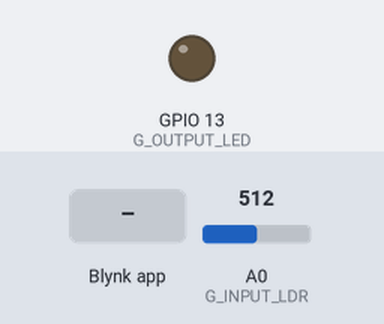
The program below on a simulated ESP8266 (NodeMCU). On the bench: output pins drawn as LEDs (lit = HIGH). The test bench sets the inputs (shaded band); at power-on: A0 (G_INPUT_LDR) = 512. WiFi joins after 1.5 s; servers stay silent unless stated.

Above: at 3.0 s.
3.1 s: Blynk app writes 1 to V0
Timing chart, 0 to 6.1 s (numbered marks = the images above; inputs shaded):
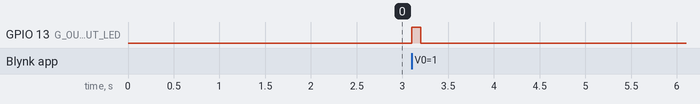

Measured:
- after the input at 3.1 s, GPIO 13 (G_OUTPUT_LED): LOW → HIGH at once, → LOW 0.10 s later

The program:

main.cpp
```cpp
#include <ESP8266WiFi.h>
#include <BlynkSimpleEsp8266.h>
#include <Arduino.h>
#include <array>

#include <Glacier/Glacier.h>


WidgetLED virtualLED(V4);

Glacier glacier;
BlynkTimer timer;


// Auth Settings
char auth[] = "2d0fc7842720439987a1fbb90073b772";
char ssid[] = "Venal Ninja Labs";
char pass[] = "Venal@2016";
// char ssid[] = "d0f2a4";
// char pass[] = "";

int lastStatus[5] = {};
int indexToSearch = 0;

BLYNK_WRITE(V0) {
	glacier.powerOn();
}

BLYNK_WRITE(V1) {
	glacier.powerOff();
}

void sendStatus() {
	Blynk.virtualWrite(V9, glacier.readLDR());
	int iTrue = 0;
	int iFalse = 0;

	if (indexToSearch == 5) {
		for (int n=0; n < indexToSearch; n++) {
			if (lastStatus[n] == 1) {
				iTrue += 1;
			} else {
				iFalse += 1;
			}
		}

		int maxStatus = max(iTrue, iFalse);
		if (maxStatus == iTrue) {
			virtualLED.on();
		} else {
			virtualLED.off();
		}

		indexToSearch = 0;

	} else {
		lastStatus[indexToSearch] = glacier.isOn();
		indexToSearch += 1;
	}
}

void setup() {
	Serial.begin(9600);
  	Blynk.begin(auth, ssid, pass);
  	glacier.begin();
  	timer.setInterval(2000L, sendStatus);
}

void loop() {
	Blynk.run();
	timer.run();
}
```

Glacier.h
```cpp
#pragma once

#include "glacier_defines.h"
#include <IRremoteESP8266.h>
#include <IRsend.h>
#include <Arduino.h>


class Glacier {
public:
	Glacier();
	void begin();

	bool isOn();

	int readLDR();

	void powerOn();
	void powerOff();
	void setTurbo();

private:
	IRsend irsend;

	void notifyLed();
	void sendIR(uint16_t *rawCode);
};
```

glacier_defines.h
```cpp
#pragma once


//        _            _
//       | |          (_)
//   __ _| | __ _  ___ _  ___ _ __
//  / _` | |/ _` |/ __| |/ _ \ '__|
// | (_| | | (_| | (__| |  __/ |
//  \__, |_|\__,_|\___|_|\___|_|
//   __/ |
//  |___/
//


#define G_INPUT_LDR     A0
#define G_OUTPUT_IR		 4
#define G_OUTPUT_LED	13

#define LDR_BALANCE	   1
```

Source omitted: Glacier.cpp (data table, 8447 bytes)
